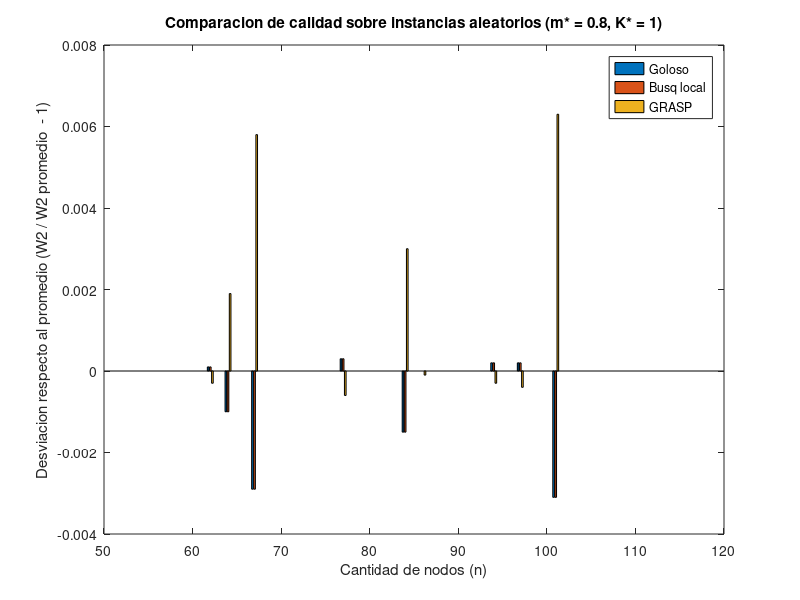
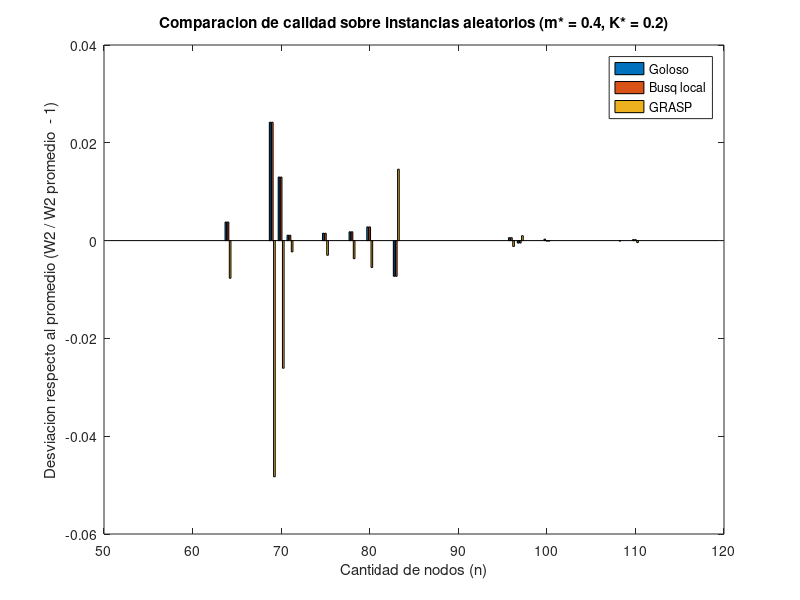
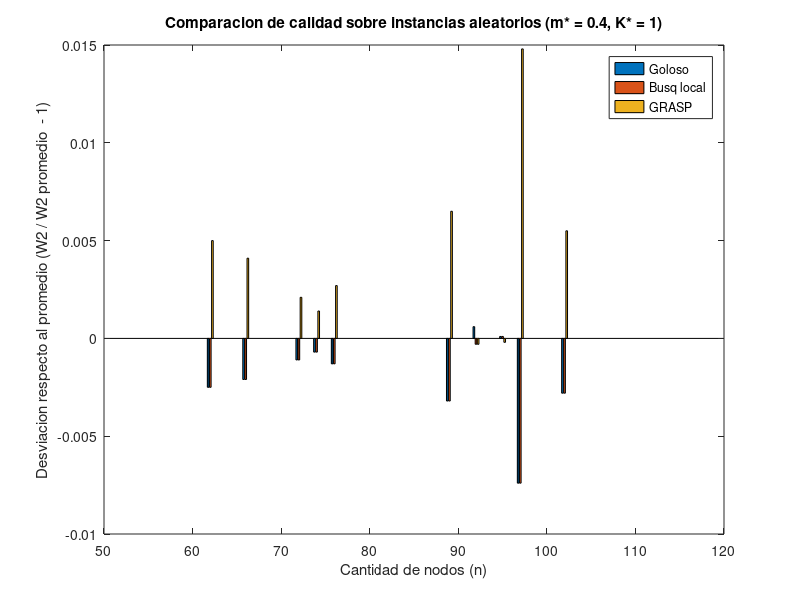
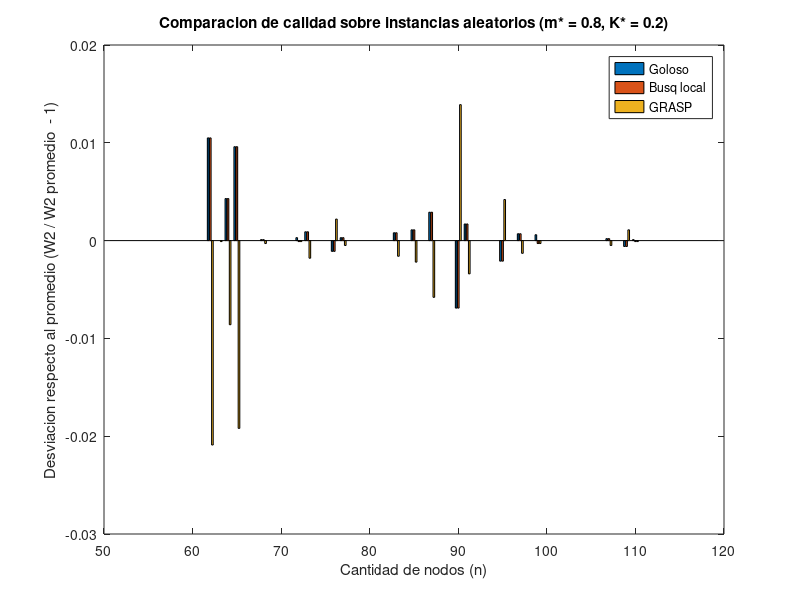

The MATLAB source for these figures, in order:
function graficar_comprar_calidad()

close all;

% int m = 0.8 * cant_aristas_K_n(n);
% int max_w1 = 10000;
% int max_w2 = 10000;
% int K = 1 * ((1.0l * n * max_w1) / 4.0);
datos = [60 1.0000 1.0000 1.0000
61 1.0000 1.0000 1.0000
62 1.0001 1.0001 0.9997
63 1.0000 1.0000 1.0000
64 0.9990 0.9990 1.0019
65 1.0000 1.0000 1.0000
66 1.0000 1.0000 1.0000
67 0.9971 0.9971 1.0058
68 1.0000 1.0000 1.0000
69 1.0000 1.0000 1.0000
70 1.0000 1.0000 1.0000
71 1.0000 1.0000 1.0000
72 1.0000 1.0000 1.0000
73 1.0000 1.0000 1.0000
74 1.0000 1.0000 1.0000
75 1.0000 1.0000 1.0000
76 1.0000 1.0000 1.0000
77 1.0003 1.0003 0.9994
78 1.0000 1.0000 1.0000
79 1.0000 1.0000 1.0000
80 1.0000 1.0000 1.0000
81 1.0000 1.0000 1.0000
82 1.0000 1.0000 1.0000
83 1.0000 1.0000 1.0000
84 0.9985 0.9985 1.0030
85 1.0000 1.0000 1.0000
86 1.0000 1.0000 0.9999
87 1.0000 1.0000 1.0000
88 1.0000 1.0000 1.0000
89 1.0000 1.0000 1.0000
90 1.0000 1.0000 1.0000
91 1.0000 1.0000 1.0000
92 1.0000 1.0000 1.0000
93 1.0000 1.0000 1.0000
94 1.0002 1.0002 0.9997
95 1.0000 1.0000 1.0000
96 1.0000 1.0000 1.0000
97 1.0002 1.0002 0.9996
98 1.0000 1.0000 1.0000
99 1.0000 1.0000 1.0000
100 1.0000 1.0000 1.0000
101 0.9969 0.9969 1.0063
102 1.0000 1.0000 1.0000
103 1.0000 1.0000 1.0000
104 1.0000 1.0000 1.0000
105 1.0000 1.0000 1.0000
106 1.0000 1.0000 1.0000
107 1.0000 1.0000 1.0000
108 1.0000 1.0000 1.0000
109 1.0000 1.0000 1.0000
110 1.0000 1.0000 1.0000];

figure; bar(datos(:,1), datos(:,2:4)  -1);
title('Comparacion de calidad sobre instancias aleatorios (m* = 0.8, K* = 1)');
ylabel('Desviacion respecto al promedio (W2 / W2 promedio  - 1)');
xlabel('Cantidad de nodos (n)');
legend({'Goloso', 'Busq local', 'GRASP'});
saveas(gca, ['../graficos/todos_calidad_m08_K1.eps'],'epsc');

%int m = 0.4 * cant_aristas_K_n(n);
%      int max_w1 = 10000;
%      int max_w2 = 10000;
%      int K = 0.2 * ((1.0l * n * max_w1) / 4.0);

datos = [60 1.0000 1.0000 1.0000
61 1.0000 1.0000 1.0000
62 1.0000 1.0000 1.0000
63 1.0000 1.0000 1.0000
64 1.0038 1.0038 0.9923
65 1.0000 1.0000 1.0000
66 1.0000 1.0000 1.0000
67 1.0000 1.0000 1.0000
68 1.0000 1.0000 1.0000
69 1.0242 1.0242 0.9517
70 1.0130 1.0130 0.9739
71 1.0011 1.0011 0.9977
72 1.0000 1.0000 1.0000
73 1.0000 1.0000 1.0000
74 1.0000 1.0000 1.0000
75 1.0015 1.0015 0.9970
76 1.0000 1.0000 1.0000
77 1.0000 1.0000 1.0000
78 1.0018 1.0018 0.9963
79 1.0000 1.0000 1.0000
80 1.0028 1.0028 0.9945
81 1.0000 1.0000 1.0000
82 1.0000 1.0000 1.0000
83 0.9927 0.9927 1.0146
84 1.0000 1.0000 1.0000
85 1.0000 1.0000 1.0000
86 1.0000 1.0000 1.0000
87 1.0000 1.0000 1.0000
88 1.0000 1.0000 1.0000
89 1.0000 1.0000 1.0000
90 1.0000 1.0000 1.0000
91 1.0000 1.0000 1.0000
92 1.0000 1.0000 1.0000
93 1.0000 1.0000 1.0000
94 1.0000 1.0000 1.0000
95 1.0000 1.0000 1.0000
96 1.0006 1.0006 0.9988
97 0.9995 0.9995 1.0010
98 1.0000 1.0000 1.0000
99 1.0000 1.0000 1.0000
100 1.0003 0.9999 0.9999
101 1.0000 1.0000 1.0000
102 1.0000 1.0000 1.0000
103 1.0000 1.0000 1.0000
104 1.0000 1.0000 1.0000
105 1.0000 1.0000 1.0000
106 1.0000 1.0000 1.0000
107 1.0000 1.0000 1.0000
108 1.0000 1.0000 0.9999
109 1.0000 1.0000 1.0000
110 1.0002 1.0002 0.9996];

figure; bar(datos(:,1), datos(:,2:4)  -1);
title('Comparacion de calidad sobre instancias aleatorios (m* = 0.4, K* = 0.2)');
ylabel('Desviacion respecto al promedio (W2 / W2 promedio  - 1)');
xlabel('Cantidad de nodos (n)');
legend({'Goloso', 'Busq local', 'GRASP'});
saveas(gca, ['../graficos/todos_calidad_m04_K02.eps'],'epsc');


%int m = 0.4 * cant_aristas_K_n(n);
%      int max_w1 = 10000;
%      int max_w2 = 10000;
%      int K = 1 * ((1.0l * n * max_w1) / 4.0);

datos = [60 1.0000 1.0000 1.0000
61 1.0000 1.0000 1.0000
62 0.9975 0.9975 1.0050
63 1.0000 1.0000 1.0000
64 1.0000 1.0000 1.0000
65 1.0000 1.0000 1.0000
66 0.9979 0.9979 1.0041
67 1.0000 1.0000 1.0000
68 1.0000 1.0000 1.0000
69 1.0000 1.0000 1.0000
70 1.0000 1.0000 1.0000
71 1.0000 1.0000 1.0000
72 0.9989 0.9989 1.0021
73 1.0000 1.0000 1.0000
74 0.9993 0.9993 1.0014
75 1.0000 1.0000 1.0000
76 0.9987 0.9987 1.0027
77 1.0000 1.0000 1.0000
78 1.0000 1.0000 1.0000
79 1.0000 1.0000 1.0000
80 1.0000 1.0000 1.0000
81 1.0000 1.0000 1.0000
82 1.0000 1.0000 1.0000
83 1.0000 1.0000 1.0000
84 1.0000 1.0000 1.0000
85 1.0000 1.0000 1.0000
86 1.0000 1.0000 1.0000
87 1.0000 1.0000 1.0000
88 1.0000 1.0000 1.0000
89 0.9968 0.9968 1.0065
90 1.0000 1.0000 1.0000
91 1.0000 1.0000 1.0000
92 1.0006 0.9997 0.9997
93 1.0000 1.0000 1.0000
94 1.0000 1.0000 1.0000
95 1.0001 1.0001 0.9998
96 1.0000 1.0000 1.0000
97 0.9926 0.9926 1.0148
98 1.0000 1.0000 1.0000
99 1.0000 1.0000 1.0000
100 1.0000 1.0000 1.0000
101 1.0000 1.0000 1.0000
102 0.9972 0.9972 1.0055
103 1.0000 1.0000 1.0000
104 1.0000 1.0000 1.0000
105 1.0000 1.0000 1.0000
106 1.0000 1.0000 1.0000
107 1.0000 1.0000 1.0000
108 1.0000 1.0000 1.0000
109 1.0000 1.0000 1.0000
110 1.0000 1.0000 1.0000];

figure; bar(datos(:,1), datos(:,2:4)  -1);
title('Comparacion de calidad sobre instancias aleatorios (m* = 0.4, K* = 1)');
ylabel('Desviacion respecto al promedio (W2 / W2 promedio  - 1)');
xlabel('Cantidad de nodos (n)');
legend({'Goloso', 'Busq local', 'GRASP'});
saveas(gca, ['../graficos/todos_calidad_m04_K1.eps'],'epsc');

%int m = 0.8 * cant_aristas_K_n(n);
%      int max_w1 = 10000;
%      int max_w2 = 10000;
%      int K = 0.2 * ((1.0l * n * max_w1) / 4.0);

datos = [60 1.0000 1.0000 1.0000
61 1.0000 1.0000 1.0000
62 1.0105 1.0105 0.9791
63 1.0000 1.0000 0.9999
64 1.0043 1.0043 0.9914
65 1.0096 1.0096 0.9808
66 1.0000 1.0000 1.0000
67 1.0000 1.0000 1.0000
68 1.0001 1.0001 0.9997
69 1.0000 1.0000 1.0000
70 1.0000 1.0000 1.0000
71 1.0000 1.0000 1.0000
72 1.0003 0.9999 0.9999
73 1.0009 1.0009 0.9982
74 1.0000 1.0000 1.0000
75 1.0000 1.0000 1.0000
76 0.9989 0.9989 1.0022
77 1.0003 1.0003 0.9995
78 1.0000 1.0000 1.0000
79 1.0000 1.0000 1.0000
80 1.0000 1.0000 1.0000
81 1.0000 1.0000 1.0000
82 1.0000 1.0000 1.0000
83 1.0008 1.0008 0.9984
84 1.0000 1.0000 1.0000
85 1.0011 1.0011 0.9978
86 1.0000 1.0000 1.0000
87 1.0029 1.0029 0.9942
88 1.0000 1.0000 1.0000
89 1.0000 1.0000 1.0000
90 0.9931 0.9931 1.0139
91 1.0017 1.0017 0.9966
92 1.0000 1.0000 1.0000
93 1.0000 1.0000 1.0000
94 1.0000 1.0000 1.0000
95 0.9979 0.9979 1.0042
96 1.0000 1.0000 1.0000
97 1.0007 1.0007 0.9987
98 1.0000 1.0000 1.0000
99 1.0006 0.9997 0.9997
100 1.0000 1.0000 1.0000
101 1.0000 1.0000 1.0000
102 1.0000 1.0000 1.0000
103 1.0000 1.0000 1.0000
104 1.0000 1.0000 1.0000
105 1.0000 1.0000 1.0000
106 1.0000 1.0000 1.0000
107 1.0002 1.0002 0.9995
108 1.0000 1.0000 1.0000
109 0.9994 0.9994 1.0011
110 1.0001 0.9999 0.9999];

figure; bar(datos(:,1), datos(:,2:4)  -1);
title('Comparacion de calidad sobre instancias aleatorios (m* = 0.8, K* = 0.2)');
ylabel('Desviacion respecto al promedio (W2 / W2 promedio  - 1)');
xlabel('Cantidad de nodos (n)');
legend({'Goloso', 'Busq local', 'GRASP'});
saveas(gca, ['../graficos/todos_calidad_m08_K02.eps'],'epsc');


end
